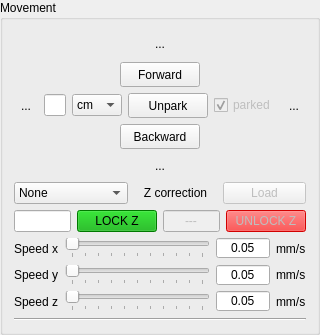
             <widget class="QGroupBox" name="Movement">
              <property name="sizePolicy">
               <sizepolicy hsizetype="Fixed" vsizetype="Fixed">
                <horstretch>0</horstretch>
                <verstretch>0</verstretch>
               </sizepolicy>
              </property>
              <property name="minimumSize">
               <size>
                <width>320</width>
                <height>335</height>
               </size>
              </property>
              <property name="maximumSize">
               <size>
                <width>320</width>
                <height>370</height>
               </size>
              </property>
              <property name="title">
               <string>Movement</string>
              </property>
              <layout class="QVBoxLayout" name="verticalLayout_10">
               <item>
                <layout class="QVBoxLayout" name="verticalLayout_9">
                 <item>
                  <layout class="QHBoxLayout" name="horizontalLayout_15">
                   <item>
                    <spacer name="horizontalSpacer_5">
                     <property name="orientation">
                      <enum>Qt::Horizontal</enum>
                     </property>
                     <property name="sizeHint" stdset="0">
                      <size>
                       <width>40</width>
                       <height>20</height>
                      </size>
                     </property>
                    </spacer>
                   </item>
                   <item>
                    <widget class="QToolButton" name="push_button_move_up">
                     <property name="minimumSize">
                      <size>
                       <width>0</width>
                       <height>25</height>
                      </size>
                     </property>
                     <property name="text">
                      <string>...</string>
                     </property>
                     <property name="icon">
                      <iconset>
                       <normaloff>../fonts/Arrows_Up.png</normaloff>../fonts/Arrows_Up.png</iconset>
                     </property>
                     <property name="autoRaise">
                      <bool>true</bool>
                     </property>
                    </widget>
                   </item>
                   <item>
                    <spacer name="horizontalSpacer_6">
                     <property name="orientation">
                      <enum>Qt::Horizontal</enum>
                     </property>
                     <property name="sizeHint" stdset="0">
                      <size>
                       <width>40</width>
                       <height>20</height>
                      </size>
                     </property>
                    </spacer>
                   </item>
                  </layout>
                 </item>
                 <item>
                  <layout class="QHBoxLayout" name="horizontalLayout_17">
                   <item>
                    <widget class="QToolButton" name="push_button_move_left">
                     <property name="text">
                      <string>...</string>
                     </property>
                     <property name="icon">
                      <iconset>
                       <normaloff>../fonts/Arrows_Left.png</normaloff>../fonts/Arrows_Left.png</iconset>
                     </property>
                     <property name="autoRaise">
                      <bool>true</bool>
                     </property>
                    </widget>
                   </item>
                   <item>
                    <layout class="QVBoxLayout" name="verticalLayout_8">
                     <item>
                      <layout class="QHBoxLayout" name="horizontalLayout_13">
                       <item>
                        <spacer name="horizontalSpacer">
                         <property name="orientation">
                          <enum>Qt::Horizontal</enum>
                         </property>
                         <property name="sizeHint" stdset="0">
                          <size>
                           <width>40</width>
                           <height>20</height>
                          </size>
                         </property>
                        </spacer>
                       </item>
                       <item>
                        <widget class="QPushButton" name="push_button_move_forward">
                         <property name="minimumSize">
                          <size>
                           <width>0</width>
                           <height>25</height>
                          </size>
                         </property>
                         <property name="text">
                          <string>Forward</string>
                         </property>
                        </widget>
                       </item>
                       <item>
                        <spacer name="horizontalSpacer_2">
                         <property name="orientation">
                          <enum>Qt::Horizontal</enum>
                         </property>
                         <property name="sizeHint" stdset="0">
                          <size>
                           <width>40</width>
                           <height>20</height>
                          </size>
                         </property>
                        </spacer>
                       </item>
                      </layout>
                     </item>
                     <item>
                      <layout class="QHBoxLayout" name="horizontalLayout_12">
                       <item>
                        <widget class="QLineEdit" name="line_edit_travel_distance">
                         <property name="alignment">
                          <set>Qt::AlignCenter</set>
                         </property>
                        </widget>
                       </item>
                       <item>
                        <spacer name="horizontalSpacer_9">
                         <property name="orientation">
                          <enum>Qt::Horizontal</enum>
                         </property>
                         <property name="sizeHint" stdset="0">
                          <size>
                           <width>40</width>
                           <height>20</height>
                          </size>
                         </property>
                        </spacer>
                       </item>
                       <item>
                        <widget class="QComboBox" name="combobox_scale">
                         <item>
                          <property name="text">
                           <string>cm</string>
                          </property>
                         </item>
                         <item>
                          <property name="text">
                           <string>mm</string>
                          </property>
                         </item>
                         <item>
                          <property name="text">
                           <string>µm</string>
                          </property>
                         </item>
                        </widget>
                       </item>
                       <item>
                        <widget class="QPushButton" name="push_button_park_axis">
                         <property name="minimumSize">
                          <size>
                           <width>0</width>
                           <height>25</height>
                          </size>
                         </property>
                         <property name="palette">
                          <palette>
                           <active>
                            <colorrole role="Text">
                             <brush brushstyle="SolidPattern">
                              <color alpha="255">
                               <red>255</red>
                               <green>0</green>
                               <blue>0</blue>
                              </color>
                             </brush>
                            </colorrole>
                           </active>
                           <inactive>
                            <colorrole role="Text">
                             <brush brushstyle="SolidPattern">
                              <color alpha="255">
                               <red>255</red>
                               <green>0</green>
                               <blue>0</blue>
                              </color>
                             </brush>
                            </colorrole>
                           </inactive>
                           <disabled>
                            <colorrole role="Text">
                             <brush brushstyle="SolidPattern">
                              <color alpha="255">
                               <red>120</red>
                               <green>120</green>
                               <blue>120</blue>
                              </color>
                             </brush>
                            </colorrole>
                           </disabled>
                          </palette>
                         </property>
                         <property name="styleSheet">
                          <string notr="true"/>
                         </property>
                         <property name="text">
                          <string>Unpark</string>
                         </property>
                         <property name="checkable">
                          <bool>false</bool>
                         </property>
                        </widget>
                       </item>
                       <item>
                        <widget class="QCheckBox" name="checkbox_parked">
                         <property name="enabled">
                          <bool>false</bool>
                         </property>
                         <property name="text">
                          <string>parked</string>
                         </property>
                         <property name="checked">
                          <bool>true</bool>
                         </property>
                        </widget>
                       </item>
                      </layout>
                     </item>
                     <item>
                      <layout class="QHBoxLayout" name="horizontalLayout_14">
                       <item>
                        <spacer name="horizontalSpacer_3">
                         <property name="orientation">
                          <enum>Qt::Horizontal</enum>
                         </property>
                         <property name="sizeHint" stdset="0">
                          <size>
                           <width>40</width>
                           <height>20</height>
                          </size>
                         </property>
                        </spacer>
                       </item>
                       <item>
                        <widget class="QPushButton" name="push_button_move_backward">
                         <property name="minimumSize">
                          <size>
                           <width>0</width>
                           <height>25</height>
                          </size>
                         </property>
                         <property name="text">
                          <string>Backward</string>
                         </property>
                        </widget>
                       </item>
                       <item>
                        <spacer name="horizontalSpacer_4">
                         <property name="orientation">
                          <enum>Qt::Horizontal</enum>
                         </property>
                         <property name="sizeHint" stdset="0">
                          <size>
                           <width>40</width>
                           <height>20</height>
                          </size>
                         </property>
                        </spacer>
                       </item>
                      </layout>
                     </item>
                    </layout>
                   </item>
                   <item>
                    <widget class="QToolButton" name="push_button_move_right">
                     <property name="text">
                      <string>...</string>
                     </property>
                     <property name="icon">
                      <iconset>
                       <normaloff>../fonts/Arrows_Right.png</normaloff>../fonts/Arrows_Right.png</iconset>
                     </property>
                     <property name="autoRaise">
                      <bool>true</bool>
                     </property>
                    </widget>
                   </item>
                  </layout>
                 </item>
                 <item>
                  <layout class="QHBoxLayout" name="horizontalLayout_16">
                   <item>
                    <spacer name="horizontalSpacer_7">
                     <property name="orientation">
                      <enum>Qt::Horizontal</enum>
                     </property>
                     <property name="sizeHint" stdset="0">
                      <size>
                       <width>40</width>
                       <height>20</height>
                      </size>
                     </property>
                    </spacer>
                   </item>
                   <item>
                    <widget class="QToolButton" name="push_button_move_down">
                     <property name="text">
                      <string>...</string>
                     </property>
                     <property name="icon">
                      <iconset>
                       <normaloff>../fonts/Arrows_Down.png</normaloff>../fonts/Arrows_Down.png</iconset>
                     </property>
                     <property name="autoRaise">
                      <bool>true</bool>
                     </property>
                    </widget>
                   </item>
                   <item>
                    <spacer name="horizontalSpacer_8">
                     <property name="orientation">
                      <enum>Qt::Horizontal</enum>
                     </property>
                     <property name="sizeHint" stdset="0">
                      <size>
                       <width>40</width>
                       <height>20</height>
                      </size>
                     </property>
                    </spacer>
                   </item>
                  </layout>
                 </item>
                </layout>
               </item>
               <item>
                <layout class="QHBoxLayout" name="horizontalLayout_34">
                 <item>
                  <widget class="QComboBox" name="combobox_z_correction">
                   <item>
                    <property name="text">
                     <string>None</string>
                    </property>
                   </item>
                   <item>
                    <property name="text">
                     <string>On flight</string>
                    </property>
                   </item>
                   <item>
                    <property name="text">
                     <string>From 3D profile</string>
                    </property>
                   </item>
                  </widget>
                 </item>
                 <item>
                  <widget class="QLabel" name="label">
                   <property name="text">
                    <string>Z correction</string>
                   </property>
                   <property name="alignment">
                    <set>Qt::AlignCenter</set>
                   </property>
                  </widget>
                 </item>
                 <item>
                  <widget class="QPushButton" name="push_button_load_z">
                   <property name="enabled">
                    <bool>false</bool>
                   </property>
                   <property name="maximumSize">
                    <size>
                     <width>16777215</width>
                     <height>25</height>
                    </size>
                   </property>
                   <property name="text">
                    <string>Load</string>
                   </property>
                  </widget>
                 </item>
                </layout>
               </item>
               <item>
                <layout class="QHBoxLayout" name="horizontalLayout_38">
                 <item>
                  <widget class="QLineEdit" name="line_edit_read_z">
                   <property name="maximumSize">
                    <size>
                     <width>150</width>
                     <height>25</height>
                    </size>
                   </property>
                   <property name="alignment">
                    <set>Qt::AlignCenter</set>
                   </property>
                  </widget>
                 </item>
                 <item>
                  <widget class="QPushButton" name="push_button_lock_z">
                   <property name="styleSheet">
                    <string notr="true">background-color: rgb(0, 170, 0);</string>
                   </property>
                   <property name="text">
                    <string>LOCK Z</string>
                   </property>
                  </widget>
                 </item>
                 <item>
                  <widget class="QLineEdit" name="line_edit_lock_z">
                   <property name="enabled">
                    <bool>false</bool>
                   </property>
                   <property name="text">
                    <string>---</string>
                   </property>
                   <property name="alignment">
                    <set>Qt::AlignCenter</set>
                   </property>
                  </widget>
                 </item>
                 <item>
                  <widget class="QPushButton" name="push_button_unlock_z">
                   <property name="enabled">
                    <bool>false</bool>
                   </property>
                   <property name="styleSheet">
                    <string notr="true">background-color: rgb(255, 0, 0);</string>
                   </property>
                   <property name="text">
                    <string>UNLOCK Z</string>
                   </property>
                  </widget>
                 </item>
                </layout>
               </item>
               <item>
                <layout class="QHBoxLayout" name="horizontalLayout_9">
                 <item>
                  <widget class="QLabel" name="label_17">
                   <property name="text">
                    <string>Speed x</string>
                   </property>
                  </widget>
                 </item>
                 <item>
                  <widget class="QSlider" name="slider_motorspeed_x">
                   <property name="minimum">
                    <number>0</number>
                   </property>
                   <property name="maximum">
                    <number>10</number>
                   </property>
                   <property name="singleStep">
                    <number>1</number>
                   </property>
                   <property name="value">
                    <number>0</number>
                   </property>
                   <property name="orientation">
                    <enum>Qt::Horizontal</enum>
                   </property>
                   <property name="tickPosition">
                    <enum>QSlider::TicksBelow</enum>
                   </property>
                  </widget>
                 </item>
                 <item>
                  <widget class="QLineEdit" name="line_edit_motrospeed_x">
                   <property name="maximumSize">
                    <size>
                     <width>54</width>
                     <height>20</height>
                    </size>
                   </property>
                   <property name="text">
                    <string>0.05</string>
                   </property>
                   <property name="maxLength">
                    <number>6</number>
                   </property>
                   <property name="alignment">
                    <set>Qt::AlignCenter</set>
                   </property>
                  </widget>
                 </item>
                 <item>
                  <widget class="QLabel" name="label_20">
                   <property name="text">
                    <string>mm/s</string>
                   </property>
                  </widget>
                 </item>
                </layout>
               </item>
               <item>
                <layout class="QHBoxLayout" name="horizontalLayout_10">
                 <item>
                  <widget class="QLabel" name="label_18">
                   <property name="text">
                    <string>Speed y</string>
                   </property>
                  </widget>
                 </item>
                 <item>
                  <widget class="QSlider" name="slider_motorspeed_y">
                   <property name="maximum">
                    <number>10</number>
                   </property>
                   <property name="orientation">
                    <enum>Qt::Horizontal</enum>
                   </property>
                   <property name="tickPosition">
                    <enum>QSlider::TicksBelow</enum>
                   </property>
                  </widget>
                 </item>
                 <item>
                  <widget class="QLineEdit" name="line_edit_motrospeed_y">
                   <property name="maximumSize">
                    <size>
                     <width>54</width>
                     <height>20</height>
                    </size>
                   </property>
                   <property name="text">
                    <string>0.05</string>
                   </property>
                   <property name="alignment">
                    <set>Qt::AlignCenter</set>
                   </property>
                  </widget>
                 </item>
                 <item>
                  <widget class="QLabel" name="label_21">
                   <property name="text">
                    <string>mm/s</string>
                   </property>
                  </widget>
                 </item>
                </layout>
               </item>
               <item>
                <layout class="QHBoxLayout" name="horizontalLayout_11">
                 <item>
                  <widget class="QLabel" name="label_19">
                   <property name="text">
                    <string>Speed z</string>
                   </property>
                  </widget>
                 </item>
                 <item>
                  <widget class="QSlider" name="slider_motorspeed_z">
                   <property name="maximum">
                    <number>10</number>
                   </property>
                   <property name="orientation">
                    <enum>Qt::Horizontal</enum>
                   </property>
                   <property name="tickPosition">
                    <enum>QSlider::TicksBelow</enum>
                   </property>
                  </widget>
                 </item>
                 <item>
                  <widget class="QLineEdit" name="line_edit_motrospeed_z">
                   <property name="maximumSize">
                    <size>
                     <width>54</width>
                     <height>20</height>
                    </size>
                   </property>
                   <property name="text">
                    <string>0.05</string>
                   </property>
                   <property name="alignment">
                    <set>Qt::AlignCenter</set>
                   </property>
                  </widget>
                 </item>
                 <item>
                  <widget class="QLabel" name="label_22">
                   <property name="text">
                    <string>mm/s</string>
                   </property>
                  </widget>
                 </item>
                </layout>
               </item>
               <item>
                <widget class="Line" name="line_2">
                 <property name="orientation">
                  <enum>Qt::Horizontal</enum>
                 </property>
                </widget>
               </item>
              </layout>
             </widget>
